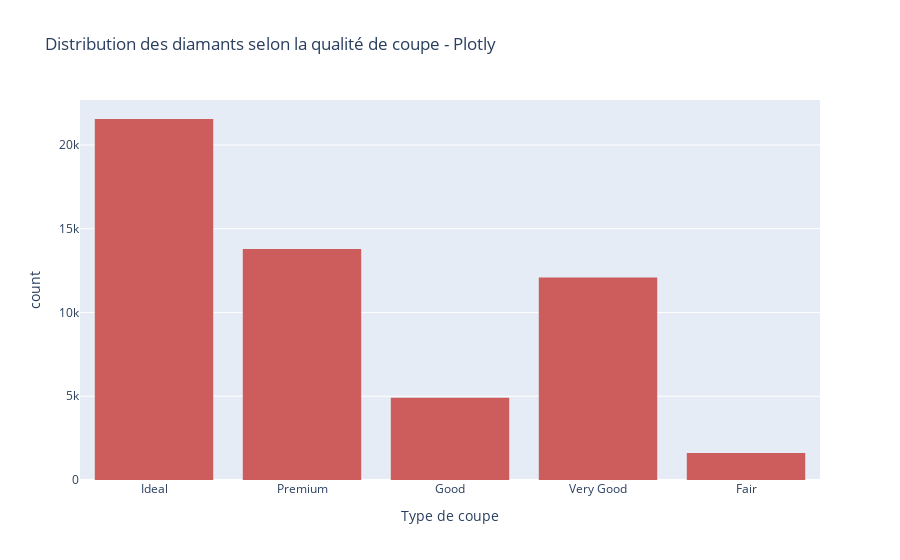
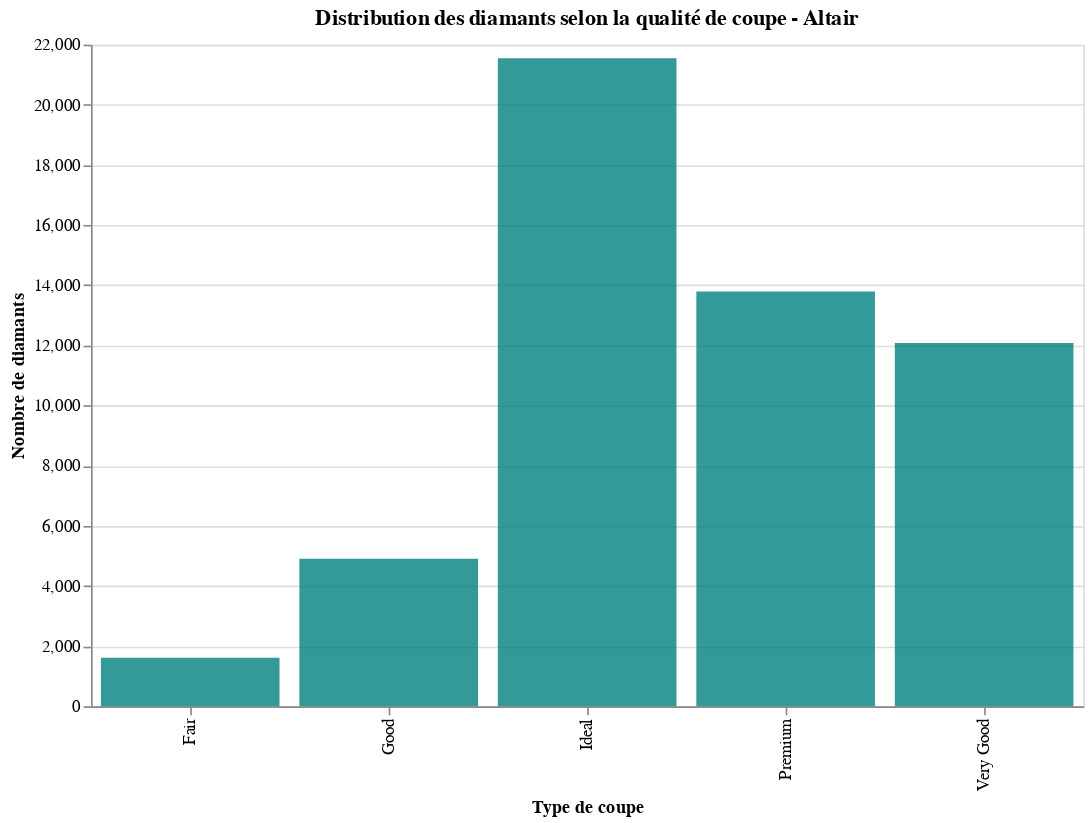

Here is the notebook cell these charts were saved with, in order:
### Markdown cell above
## Exercice : Analyse de Diamants avec les Bibliothèques de Visualisation

Avant de commencer cet exercice, veuillez lire la documentation des bibliothèques suivantes pour vous familiariser avec leurs fonctionnalités de base :

* Matplotlib : [https://matplotlib.org/](https://matplotlib.org/)
* Seaborn : [https://seaborn.pydata.org/](https://seaborn.pydata.org/)
* Plotly : [https://plotly.com/python/](https://plotly.com/python/)
* Altair : [https://altair-viz.github.io/](https://altair-viz.github.io/)

Vous disposez d'un ensemble de données contenant des informations sur divers diamants. Votre tâche est de réaliser l'analyse et les visualisations suivantes en utilisant Matplotlib, Seaborn, Plotly et Altair. Pour chaque visualisation, fournissez un bref commentaire sur ce que vous observez concernant les forces et les faiblesses de chaque bibliothèque pour cette tâche particulière.

1.  **Chargement et Inspection des Données :**

    * Chargez l'ensemble de données à partir de l'URL fourni : `"https://raw.githubusercontent.com/TrainingByPackt/Interactive-Data-Visualization-with-Python/master/datasets/diamonds.csv"`
    * Affichez les 5 premières lignes de l'ensemble de données pour comprendre sa structure.
    * Imprimez les noms des colonnes et leurs types de données.
    * Affichez les 10 premières lignes de l'ensemble de données.

2.  **Visualisation par Diagramme à Barres :**

    * **Matplotlib :**
        * Créez un diagramme à barres pour visualiser le nombre de diamants pour chaque catégorie de 'cut' en utilisant Matplotlib.
        * Personnalisez ce diagramme à barres en ajoutant des étiquettes appropriées pour l'axe des x et l'axe des y, et définissez un titre pour le graphique.
        * Commentez la syntaxe de Matplotlib, ses capacités de personnalisation et sa facilité d'utilisation pour cette tâche.
    * **Seaborn :**
        * Créez le même diagramme à barres (nombre de diamants par 'cut') en utilisant Seaborn.
        * Personnalisez le graphique comme vous l'avez fait avec Matplotlib (étiquettes, titre).
        * Comparez le code de Seaborn à celui de Matplotlib. Qu'est-ce que Seaborn fait différemment ou plus facilement ? Comment le style par défaut se compare-t-il ?
    * **Plotly :**
        * Créez un diagramme à barres interactif (nombre de diamants par 'cut') en utilisant Plotly.
        * Personnalisez le graphique avec des étiquettes et un titre. Explorez les fonctionnalités d'interactivité de Plotly (info-bulles, zoom).
        * Commentez l'interactivité de Plotly, sa syntaxe et en quoi elle diffère de Matplotlib et Seaborn.
    * **Altair :**
        * Créez un diagramme à barres (nombre de diamants par 'cut') en utilisant Altair.
        * Personnalisez le graphique avec des étiquettes et un titre.
        * Commentez la syntaxe déclarative d'Altair et comment elle se compare aux autres bibliothèques.

3.  **Analyse Supplémentaire (Facultatif) :**

    * Explorez davantage les données en créant des diagrammes à barres pour d'autres variables catégorielles telles que 'color' ou 'clarity' dans n'importe laquelle des bibliothèques.
    * Essayez de visualiser le prix moyen pour chaque 'cut' ou 'color' en utilisant les différentes bibliothèques et commentez la façon dont chaque bibliothèque gère ce type d'agrégation.

**Conseils :**

* Utilisez la bibliothèque pandas pour charger et manipuler les données.
* Utilisez les bibliothèques Matplotlib, Seaborn, Plotly et Altair pour créer les diagrammes à barres.
* Référez-vous au notebook pour des exemples de code et des explications sur les fonctions dont vous pourriez avoir besoin.

### Code cell
import pandas as pd
import matplotlib.pyplot as plt
import seaborn as sns
import plotly.express as px
import altair as alt

# Chargement des données
DATASET_URL = "https://raw.githubusercontent.com/TrainingByPackt/Interactive-Data-Visualization-with-Python/master/datasets/diamonds.csv"
df_diamants = pd.read_csv(DATASET_URL)

# Exploration initiale du dataset
print("=" * 50)
print("APERÇU DU DATASET")
print("=" * 50)
print(df_diamants.head())

print("\n" + "=" * 50)
print("INFORMATIONS SUR LES COLONNES")
print("=" * 50)
print(df_diamants.dtypes)

print("\n" + "=" * 50)
print("ÉCHANTILLON ÉTENDU (10 lignes)")
print("=" * 50)
print(df_diamants.head(10))

# Analyse de la distribution des coupes
distribution_coupes = df_diamants['cut'].value_counts()

# Visualisation 1 : Matplotlib
fig1, ax1 = plt.subplots(figsize=(8, 5))
ax1.bar(distribution_coupes.index, distribution_coupes.values, color='lightcoral', edgecolor='black')
ax1.set_xlabel("Type de coupe", fontsize=12)
ax1.set_ylabel("Fréquence", fontsize=12)
ax1.set_title("Distribution des diamants selon la qualité de coupe - Matplotlib", fontsize=14, fontweight='bold')
plt.tight_layout()
plt.show()

# Visualisation 2 : Seaborn
fig2, ax2 = plt.subplots(figsize=(8, 5))
sns.countplot(data=df_diamants, x='cut', palette='Set2', ax=ax2)
ax2.set_xlabel("Type de coupe", fontsize=12)
ax2.set_ylabel("Fréquence", fontsize=12)
ax2.set_title("Distribution des diamants selon la qualité de coupe - Seaborn", fontsize=14, fontweight='bold')
plt.tight_layout()
plt.show()

# Visualisation 3 : Plotly
graphique_interactif = px.histogram(
    df_diamants, 
    x='cut', 
    title="Distribution des diamants selon la qualité de coupe - Plotly",
    labels={'cut': 'Type de coupe', 'count': 'Nombre de diamants'},
    color_discrete_sequence=['indianred']
)
graphique_interactif.show()

# Visualisation 4 : Altair
donnees_agregees = df_diamants['cut'].value_counts().reset_index()
donnees_agregees.columns = ['type_coupe', 'effectif']

graphique_altair = alt.Chart(donnees_agregees).mark_bar(
    color='teal',
    opacity=0.8
).encode(
    x=alt.X('type_coupe:N', title='Type de coupe'),
    y=alt.Y('effectif:Q', title='Nombre de diamants')
).properties(
    title="Distribution des diamants selon la qualité de coupe - Altair",
    width=600,
    height=400
)
graphique_altair.display()

### Figure 1 — Plotly figure (JSON) as saved in the notebook; plotly's stock layout.template omitted (floating-point values rounded to 4 significant figures; data arrays with more than 128 entries replaced by an {"elided": "..."} marker saying what was removed)
{"data": [{"bingroup": "x", "hovertemplate": "Type de coupe=%{x}<br>count=%{y}<extra></extra>", "legendgroup": "", "marker": {"color": "indianred", "pattern": {"shape": ""}}, "name": "", "orientation": "v", "showlegend": false, "type": "histogram", "x": {"elided": "53940 str values"}, "xaxis": "x", "yaxis": "y"}], "layout": {"barmode": "relative", "legend": {"tracegroupgap": 0}, "title": {"text": "Distribution des diamants selon la qualité de coupe - Plotly"}, "xaxis": {"anchor": "y", "domain": [0, 1], "title": {"text": "Type de coupe"}}, "yaxis": {"anchor": "x", "domain": [0, 1], "title": {"text": "count"}}}}

### Figure 2 — Vega-Lite specification as saved in the notebook (floating-point values rounded to 4 significant figures)
{"config": {"view": {"continuousWidth": 300, "continuousHeight": 300}}, "data": {"name": "data-38c48b07c9712fea5afc39fb5997bbcd"}, "mark": {"type": "bar", "color": "teal", "opacity": 0.8}, "encoding": {"x": {"field": "type_coupe", "title": "Type de coupe", "type": "nominal"}, "y": {"field": "effectif", "title": "Nombre de diamants", "type": "quantitative"}}, "height": 400, "title": "Distribution des diamants selon la qualité de coupe - Altair", "width": 600, "$schema": "https://vega.github.io/schema/vega-lite/v6.1.0.json", "datasets": {"data-38c48b07c9712fea5afc39fb5997bbcd": [{"type_coupe": "Ideal", "effectif": 21551}, {"type_coupe": "Premium", "effectif": 13791}, {"type_coupe": "Very Good", "effectif": 12082}, {"type_coupe": "Good", "effectif": 4906}, {"type_coupe": "Fair", "effectif": 1610}]}}
